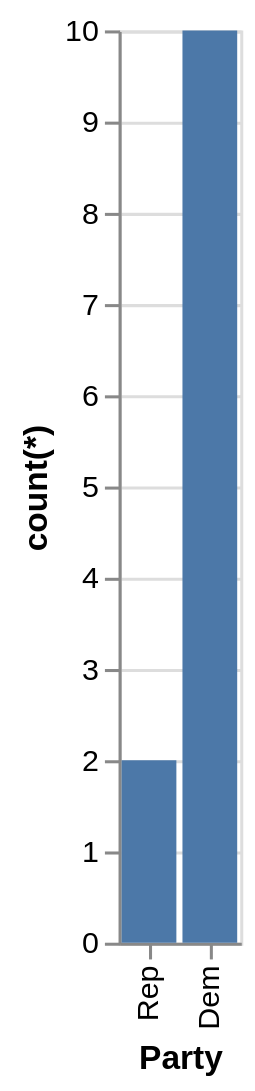

Specify this chart in Vega-Lite:
### Vega-Lite specification from a JSON file in a GitHub repository (floating-point values rounded to 4 significant figures)
{"data": {"values": [{"x_data": "Rep", "y_data": 2}, {"x_data": "Dem", "y_data": 10}]}, "mark": "bar", "encoding": {"x": {"field": "x_data", "type": "nominal", "title": "Party", "sort": "descending"}, "y": {"field": "y_data", "type": "quantitative", "title": "count(*)"}}}
